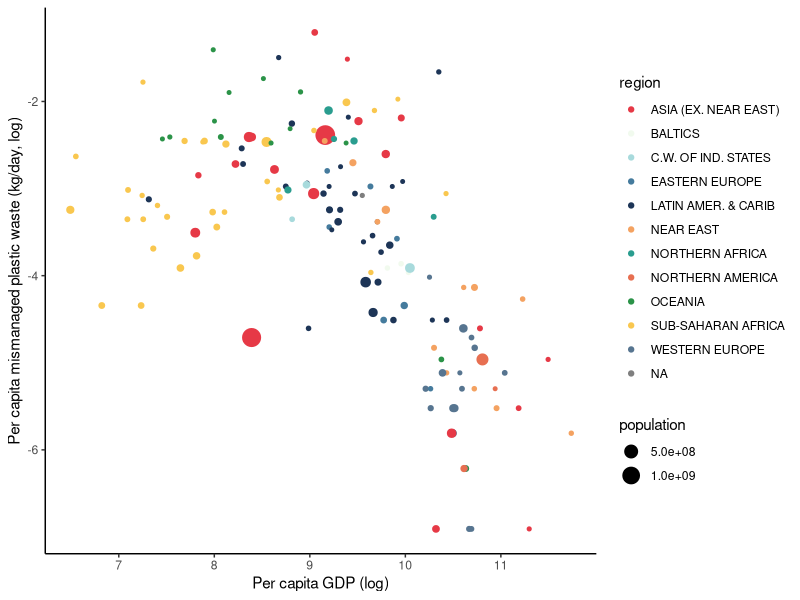
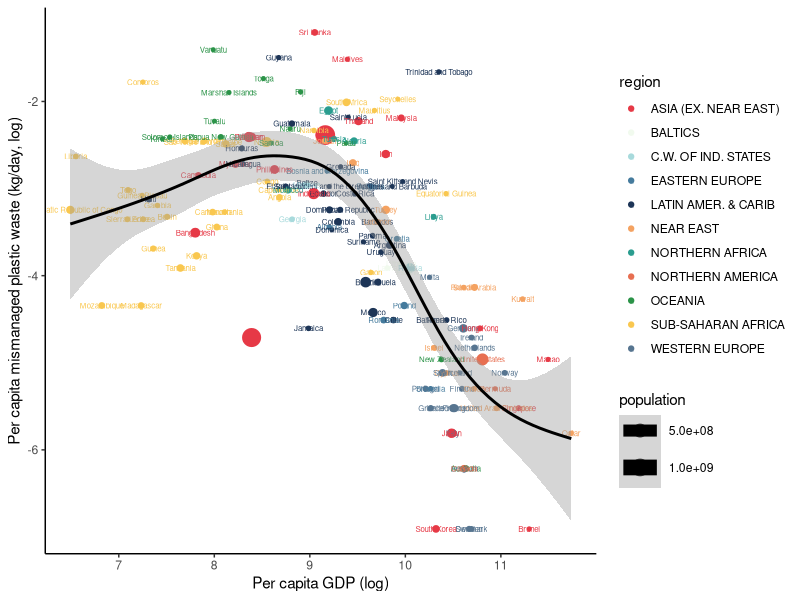

R code for these plots, in order:
# task url: https://hotneim.github.io/ban400/assignment-03.html
# notion: https://www.notion.so/fjellestad/Learning-notes-assignment-3-4ef5d2988f164e4c9e1371164d3cca5b?pvs=4

library(readr)
library(dplyr)
library(ggplot2)

plastic <- read_csv("data-plastic.csv")

# Step 1: Basic Scatterplot
p1 <- plastic |> 
  ggplot(aes(x = log(gdp), y = log(per_capita_mismanaged))) +
  geom_point()

# Step 2: Make the dots reflect country size and continent
p2 <- plastic |> 
  ggplot(aes(x = log(gdp), y = log(per_capita_mismanaged), 
             size = population, color = region)) +
  geom_point() 

# Step 3: Fix Labels, Add Theme, Change Color Palette
# store 11 colours in my color palette
my_colors <- c("#E63946", "#F1FAEE", "#A8DADC", 
               "#457B9D", "#1D3557", "#F4A261", 
               "#2A9D8F", "#E76F51", "#2B9348", 
               "#F9C74F", "#577590")

p3 <- p2 + labs(y = "Per capita mismanaged plastic waste (kg/day, log)", 
          x = "Per capita GDP (log)") + 
  theme_classic() + 
  scale_color_manual(values = my_colors)
p3

# Step 4: Add text labels for the countries and a smoother
# Filter out rows with missing or infinite values in the relevant variables
plastic_filtered <- plastic |> 
  filter(!is.infinite(gdp), !is.na(gdp),
         !is.infinite(per_capita_mismanaged), !is.na(per_capita_mismanaged),
         !is.na(population), !is.na(region))

# Create the plot using the filtered data
p4 <- plastic_filtered %>%
  ggplot(aes(x = log(gdp), y = log(per_capita_mismanaged), 
             size = population, color = region)) +
  geom_point() +
  labs(y = "Per capita mismanaged plastic waste (kg/day, log)", 
       x = "Per capita GDP (log)") +
  theme_classic() +
  scale_color_manual(values = my_colors) +
  geom_text(aes(label = country), size = 2) +
  geom_smooth(method = "gam", color = "black", se = TRUE) # Add a linear smoother with a confidence interval
p4


